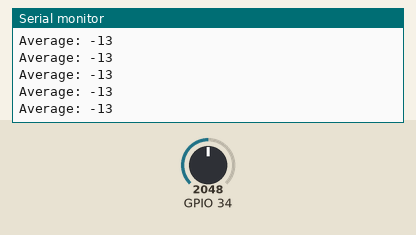
Simulated run of this sketch. Board: ESP32. Shown: the last lines printed to the serial monitor. The test bench sets the inputs (shaded band); at power-on: GPIO 34 = 2048.

Above: at 1.2 s.
1.3 s: GPIO 34 set to 1960
At 1.32 s:
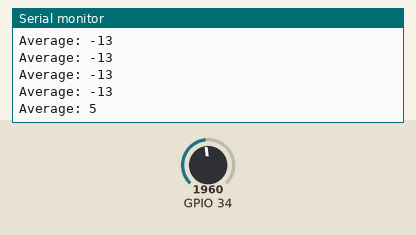
2.8 s: GPIO 34 set to 2040
At 2.83 s:
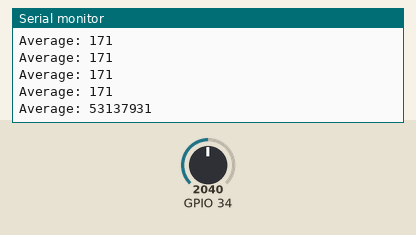
Timing chart, 0 to 5.8 s (numbered marks = the images above; inputs shaded):
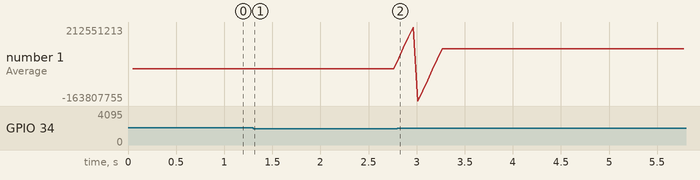

The sketch:

sketch_jun18c.ino
```cpp
#include <math.h>
int listb[2000];
int list[20];
int num = 0;
int bias = -14;
void setup() {
  // put your setup code here, to run once:
  Serial.begin(115200);
  for (int i = 100; i < 2000; i++)
  {
    listb[i] = 103.1004*log(0.00326145*i - 0.320527) +
    -12.20153 * cos(0.0201778 * i + 2.97212) +
    1.61817 * cos(0.0302185 * i - 0.222821) +
    -0.222821 * cos(0.00297744 * i -23.88627) +
    -1.74187 * cos(0.0824802 * i + 2.8118) +
    2.8118 * cos(0.0674563 * i - 4.6551) +
    -317.21621 * cos(0.0425672 * i -23.51092) +
    316.51257 * cos(0.0425325 * i + 1.64691) +
    8.9505 * cos(0.0220089 * i + 1.66444);
  }
}
void loop() {
  delay(50);
  num = listb[analogRead(34)] + bias;
  int ave = 0;
  for (int i = 1; i < 10; i++)
  {
    list[i-1] = list[i];
  }
  list[9] = num;
  for (int i = 0; i < 10; i++)
  {
    ave += list[i];
  }
  ave = ave/10;
  Serial.print("Average: ");
  Serial.println(ave);
}
```

Measured:
- after the input at 1.3 s, the serial monitor: prints a new line at once (image 1)
- after the input at 2.8 s, the serial monitor: prints a new line at once (image 2)
- plotted number 1: -13 → 171 after the input at 1.3 s, 171 → 101881048 after the input at 2.8 s
